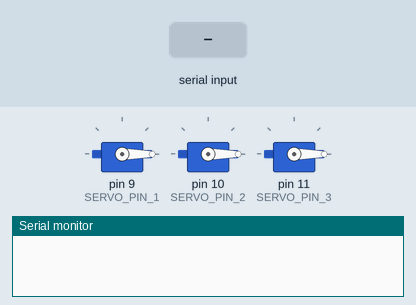
The sketch below on a simulated Arduino Uno, built with avr-gcc and run on an emulated ATmega328P. On the bench: 3 × servo, the last lines printed to the serial monitor. Inputs (shaded band) come from the test bench.

Above: at 1.2 s.
1.3 s: "90,45,200\n" received over Serial
At 3.5 s:
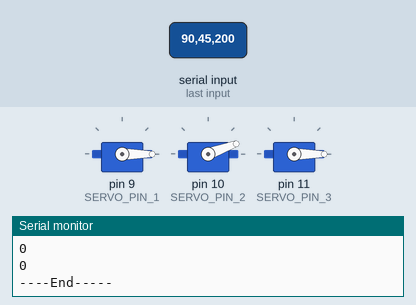
Timing chart, 0 to 5.0 s (numbered marks = the images above; inputs shaded):
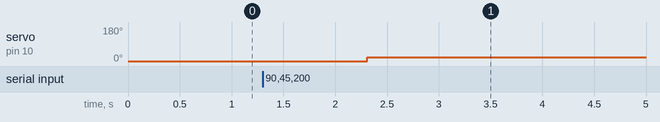

The sketch:

run_robot.ino
```cpp
// ** Phần khai báo thư viện, các biến toàn cục *****
#include<Servo.h>
#include <string.h>

// Khai báo thư viện dùng để điều khiển Servo
#define SERVO_PIN_1 9              // Chân PWM kết nối với Servo ( Lưu ý: bao nhiêu Servo sẽ khai báo nhiêu đó chân Pin)
#define SERVO_PIN_2 10
#define SERVO_PIN_3 11
//#define SERVO_PIN_4 12
//#define SERVO_PIN_5 13

int servoPinky,servoMiddle,servoIndex,servoThumb,servoRing;

int c;
char mes;
String myString = "";
String myStringRec;
int stringCounter = 0;
bool stringCounterStart = false;
String myRevivedString;
int stringLength = 6;

// ** Khai báo các servo được dùng theo cú pháp  " Servo + <tên_mình_đặt>; " ***
Servo Servo_1;
Servo Servo_2;
Servo Servo_3;
//Servo Servo_4;
//Servo Servo_5;


void setup()
 {

      Serial.begin(9600);
      Servo_1.attach(SERVO_PIN_1); // Config servo với chân tín hiệu
      Servo_2.attach(SERVO_PIN_2);
      Servo_3.attach(SERVO_PIN_3);
//      Servo_4.attach(SERVO_PIN_4);
//      Servo_5.attach(SERVO_PIN_5);

      Servo_1.write(0);
      Servo_2.write(0);
      Servo_3.write(0);

 }

// **** Phần code mình chạy *****
void loop()
 {
  while(Serial.available()){

    myString = Serial.readString();

    int index_thumb = myString.indexOf('.');
    int index_index = myString.indexOf('^');
    int index_Pinky = myString.indexOf('&');
    String servoThumb_str = myString.substring(index_thumb - 1,index_thumb);
    String servoIndex_str = myString.substring(index_index - 1,index_index);
    String servoPinky_str = myString.substring(index_Pinky - 1,index_Pinky);
    servoThumb = servoThumb_str.toInt();
    servoIndex = servoIndex_str.toInt();
    servoPinky = servoPinky_str.toInt();
    Serial.println("---- Start-----");
    Serial.println(servoThumb);
    Serial.println(servoIndex);
    Serial.println(servoPinky);
    Serial.println("----End-----");


    if (servoThumb == 1){ Servo_1.write(100);}else{Servo_1.write(0);}
    if (servoIndex == 1){ Servo_2.write(140);}else{Servo_2.write(20);}
    if (servoPinky == 1){ Servo_3.write(130);}else{Servo_3.write(0);}
    delay(2000);
    myString = "";

  }


 }//loop
```

Measured:
- after the input at 1.3 s, servo on pin 10 (SERVO_PIN_2): 0° → 20° after 1.0 s
